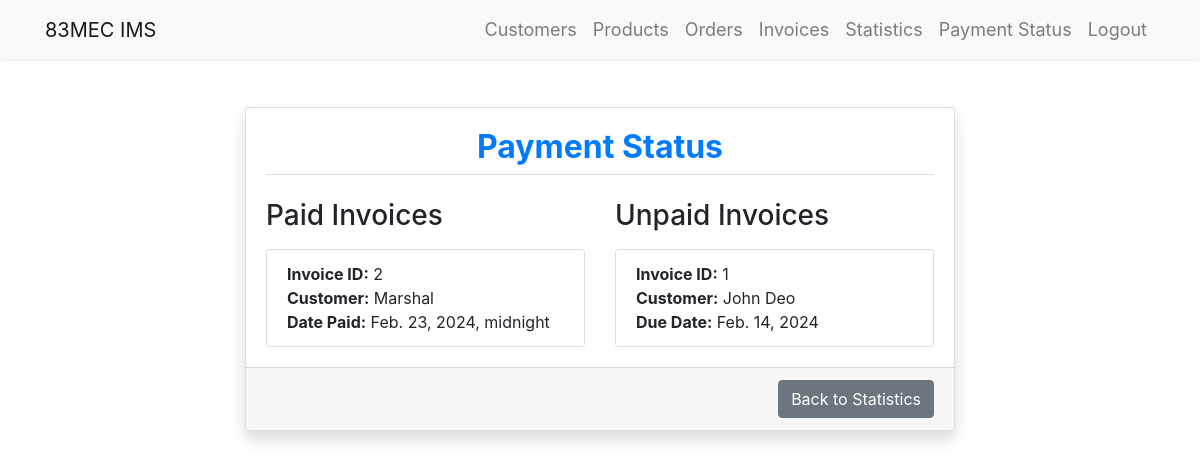
Page /statistics/payment-status/ (signed in) on the committed database.
### ims_app/models.py (models this page shows, shortened)
class Invoice(models.Model):
    invoice_id = models.AutoField(primary_key=True)
    date_payment = models.DateTimeField()
    due_date = models.DateField()
    total_payment = models.DecimalField(max_digits=10, decimal_places=2)
    order = models.ForeignKey(Order, on_delete=models.CASCADE)
    customer = models.ForeignKey(Customer, on_delete=models.CASCADE)
    paid = models.BooleanField(default=False)

class Customer(models.Model):
    customer_id = models.AutoField(primary_key=True)
    name = models.CharField(max_length=255)
    address = models.CharField(max_length=255)
    phone = models.CharField(max_length=20)
    email = models.EmailField(unique=True)

### ims_app/views.py (the view)
# urls.py: path('statistics/payment-status/', views.payment_status, name='payment_status'),
@login_required
def payment_status(request):
    paid_invoices = Invoice.objects.filter(paid=True)
    unpaid_invoices = Invoice.objects.filter(paid=False)
    context = {
        'paid_invoices': paid_invoices,
        'unpaid_invoices': unpaid_invoices,
    }
    return render(request, 'statistic/payment_status.html', context)

### templates/statistic/payment_status.html (shortened to what this page needs)
{% extends 'base.html' %}
{% block content %}
<div class="container mt-5">
    <div class="row justify-content-center">
        <div class="col-lg-8">
            <div class="card shadow">
                <div class="card-body">
                    <h2 class="card-title mb-4 text-center font-weight-bold text-primary pb-2 border-bottom">Payment Status</h2>
                    <div class="row">
                        <div class="col-md-6">
                            <h3 class="mb-3">Paid Invoices</h3>
                            <ul class="list-group">
                                {% for invoice in paid_invoices %}
                                    <li class="list-group-item">
                                        <strong>Invoice ID:</strong> {{ invoice.invoice_id }}<br>
                                        <strong>Customer:</strong> {{ invoice.customer.name }}<br>
                                        <strong>Date Paid:</strong> {{ invoice.date_payment }}
                                    </li>
                                {% endfor %}
                            </ul>
                        </div>
                        <div class="col-md-6">
                            <h3 class="mb-3">Unpaid Invoices</h3>
                            <ul class="list-group">
                                {% for invoice in unpaid_invoices %}
                                    <li class="list-group-item">
                                        <strong>Invoice ID:</strong> {{ invoice.invoice_id }}<br>
                                        <strong>Customer:</strong> {{ invoice.customer.name }}<br>
                                        <strong>Due Date:</strong> {{ invoice.due_date }}
                                    </li>
                                {% endfor %}
                            </ul>
                        </div>
                    </div>
                </div>
                <div class="card-footer text-muted">
                    <div class="text-right">
                        <a href="{% url 'statistics' %}" class="btn btn-secondary">Back to Statistics</a>
                    </div>
                </div>
            </div>
        </div>
    </div>
</div>
{% endblock %}

### rows in the picture
Invoice: invoice_id "2", customer.name "Marshal", date_payment "Feb. 23, 2024, midnight"
Invoice: invoice_id "1", customer.name "John Deo", due_date "Feb. 14, 2024"
